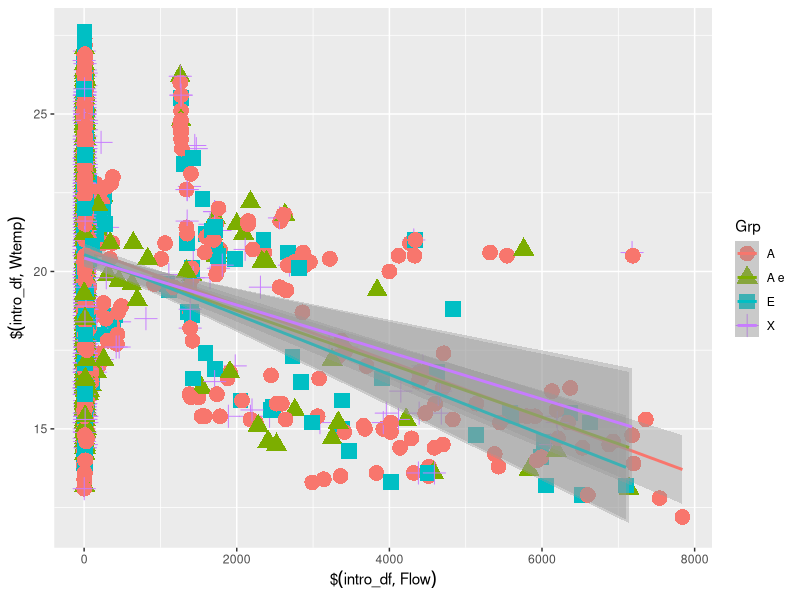
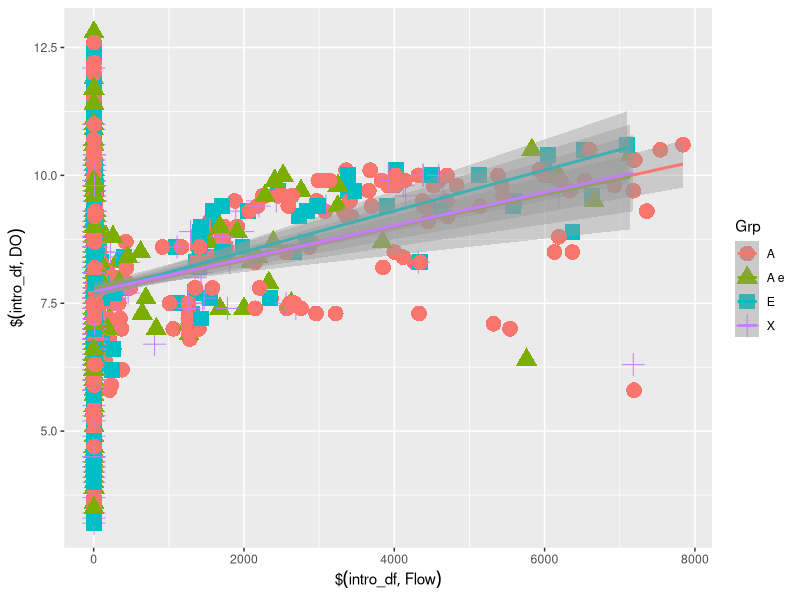
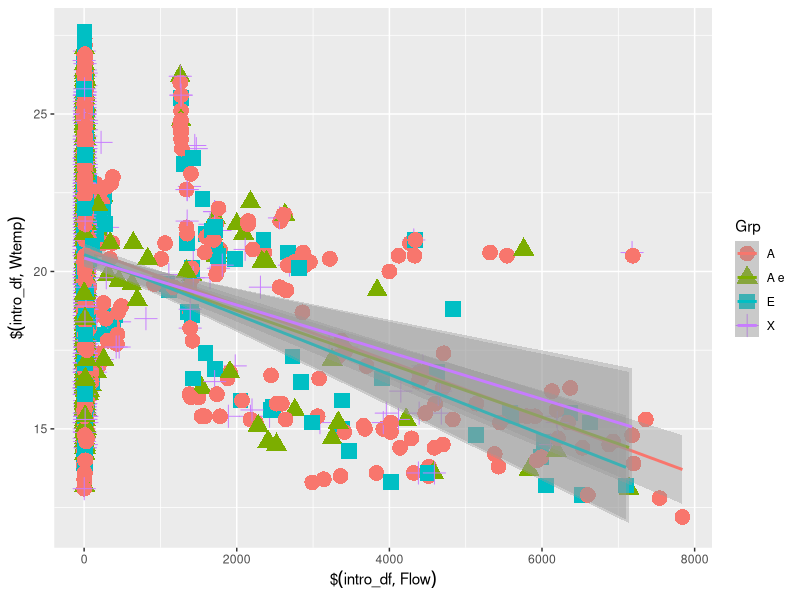
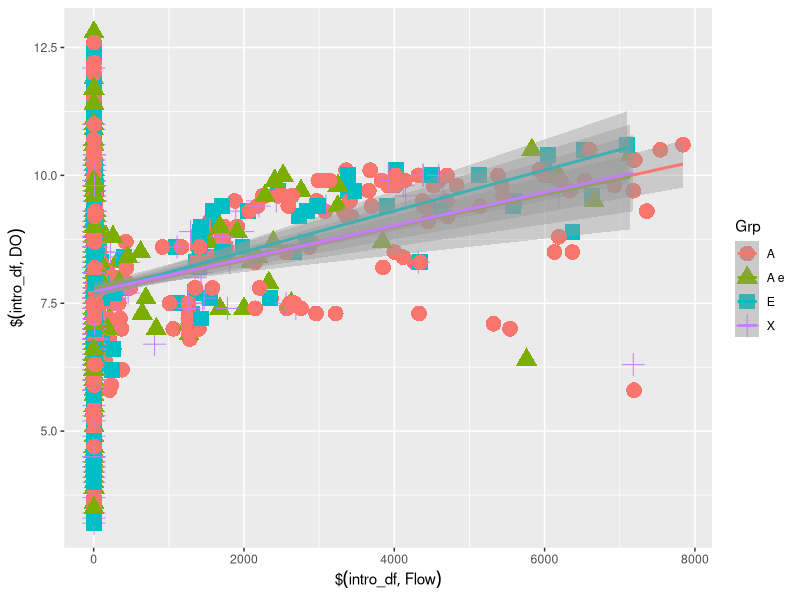

These charts were generated, in order, by the following R code:
## ---- chunk 1
library(knitr)

knit_hooks$set(plot=function(x, options) {
  sprintf("<img src='../%s%s-%d.%s'/ title='%s'/>", 
          options$fig.path, options$label, options$fig.cur, options$fig.ext, options$fig.cap)

})

opts_chunk$set(
  echo=TRUE,
  fig.path="static/Reproduce/",
  fig.width = 6,
  fig.height = 6,
  fig.cap = "TODO"
)
## ---- chunk 2
intro_df <- read.csv("data/course_NWISdata_cleaned.csv", stringsAsFactors = FALSE, 
                     colClasses = c("character", rep(NA, 6)))
## ---- chunk 3
x <- 2

# logical statement inside of () needs to return ONE logical value - TRUE or FALSE. TRUE means it will enter the following {}, FALSE means it won't.
if(x < 0){
  print("negative")
} 

# you can also specify something to do when the logical statement is FALSE by adding `else`
if(x < 0){
  print("negative")
} else {
  print("positive")
}
## ---- chunk 4
y <- 1:7

# use "any" if you want to see if at least one of the values meets a condition
any(y > 5)

# use "!any" if you don't want any of the values to meet some condition (e.g. vector can't have negatives)
!any(y < 0) 

# use "all" when every value in a vector must meet a condition
all(y > 5)

# using these in the if-else statement
if(any(y < 0)){
  print("some values are negative")
} 
## ---- chunk 5
num <- 198

if(num > 0) {           # first condition
  print("positive")
} else if (num < 0) {   # second condition
  print("negative")
} else {                # everything else
  print("zero")
}
## ---- chunk 6
# first, make sure dplyr is loaded
library(dplyr)

# if the column "DO_mgmL" (dissolved oxygen in mg/mL) does not exist, we want to add it
if(!'DO_mgmL' %in% names(intro_df)){
  head(mutate(intro_df, DO_mgmL = DO/1000))
} 

# if there are more than 1000 observations, we want to filter out high temperature observations
if(nrow(intro_df) > 1000){
  head(filter(intro_df, Wtemp >= 15))
}
## ---- chunk 7
#use mutate along with ifelse to add a new column
intro_df_revised <- mutate(intro_df, Flow_revised = ifelse(Flow_cd == "X", NA, Flow))
## ---- chunk 8
for(i in 1:3){
  print(i)
}
## ---- chunk 9
looping_vector <- c('a', 'vector', 'of', 'character', 'values', 'works', 'too!')
for(word in looping_vector){
  print(word)
}
## ---- chunk 10
# sequentially increase the value of some number
vec <- 1:10
j <- 0 # variables used in loops must exist already - so we initialize them
for(i in vec) {
  j <- i + j
  print(j)
}

## ---- chunk 11
# A simple vectorize operation
x <- 1:100
y <- 100:1
z <- x + y
z
## ---- chunk 12
#We will assume vectors of the same length...
out <- NULL 
for(i in 1:length(x)) {
  out[i] <- x[i] + y[i]
}

## ---- chunk 13
large_vec1 <- as.numeric(1:100000)
large_vec2 <- as.numeric(100000:1)

# vectorized happens almost instaneously
vec_time <- large_vec1 + large_vec2

# we have to wait for this loop (~17 seconds)
out <- NULL
for(i in 1:length(large_vec1)) {
  out[i] <- large_vec1[i] + large_vec2[i]
}

## ---- chunk 14
#We will assume vectors of the same length...
out <- vector("numeric",length(large_vec1))
for(i in 1:length(large_vec1)) {
  out[i] <- large_vec2[i] + large_vec2[i]
}

## ---- chunk 15

## ---- chunk 16
say_hi <- function() {
  print("Hello, World!")
}
say_hi()
## ---- chunk 17
print_twice <- function(my_text) {
  print(my_text)
  print(my_text)
}

print_twice("Hello, World!")
print_twice("Hola, mundo")
print_twice("Howdy, Texas")
## ---- chunk 18
myplot <- function(x, y, grp, file) {
  my_dat <- data.frame(X=x, Y=y, Grp=grp)
  my_p <- ggplot(my_dat, aes(x=X, y=Y)) +
    geom_point(aes(color=Grp, shape=Grp), size=5) +
    geom_smooth(method="lm", aes(color=Grp)) +
    labs(x=substitute(x), y=substitute(y))
  ggsave(my_p, file=file)
  return(my_p)
}

#Call the function using intro_df
library(ggplot2)
myplot(intro_df$Flow, intro_df$Wtemp, 
       intro_df$Flow_cd, "q_Wtemp.jpg")
myplot(intro_df$Flow, intro_df$DO, 
       intro_df$Flow_cd, "q_do.jpg")
## ---- chunk 19
odd_even <- function(num) {
  if(num %% 2 == 0){
    return("EVEN")
  } 
  return("ODD")
}
## ---- chunk 20
sum_vec <- function(vec) {
  j <- 0
  for(i in vec) {
    j <- i + j
  }
  return(j)
}
## ---- chunk 21

## ---- chunk 22

